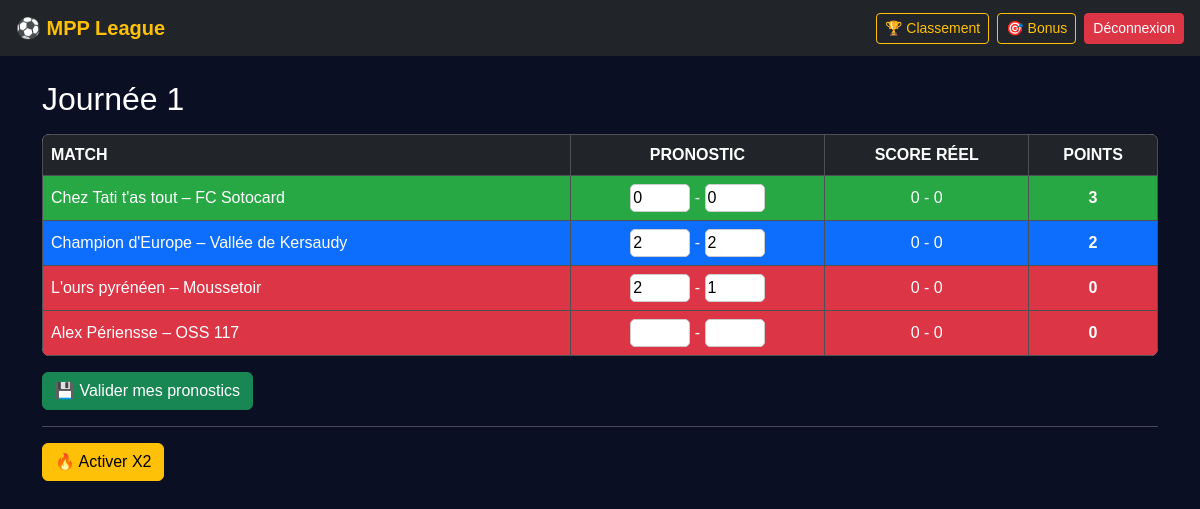
Page /journee/1 (signed in) on the earlier database version.
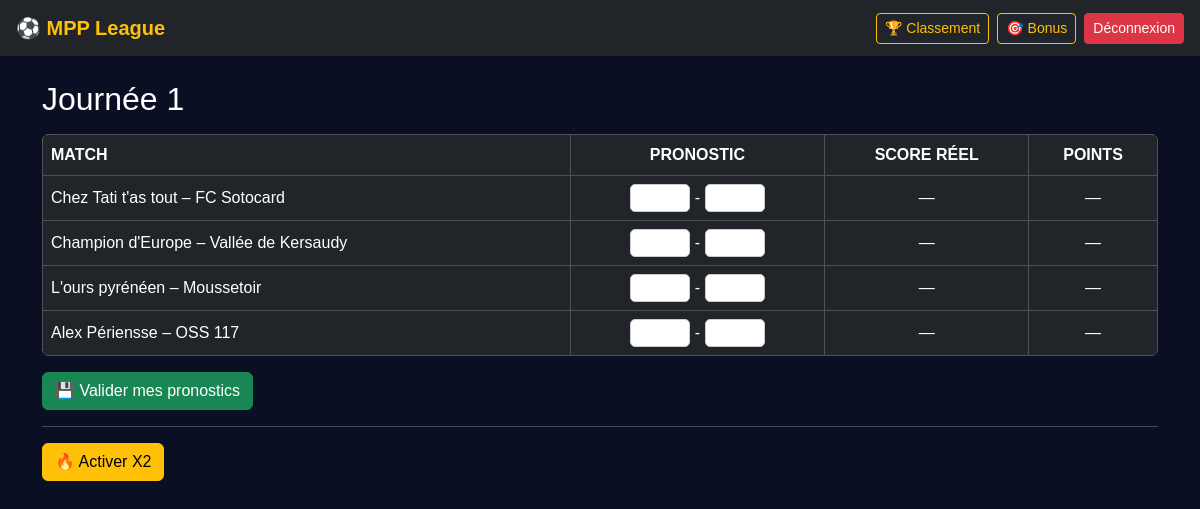
Same page on the later database version.
### tables this page shows
CREATE TABLE pronos (
    user_id INTEGER,
    match_id INTEGER,
    score_dom INTEGER,
    score_ext INTEGER,
    PRIMARY KEY(user_id, match_id)
);

CREATE TABLE matchs (
    id INTEGER PRIMARY KEY AUTOINCREMENT,
    journee_id INTEGER,
    equipe_dom TEXT,
    equipe_ext TEXT
);

CREATE TABLE results (
    match_id INTEGER PRIMARY KEY,
    score_dom INTEGER,
    score_ext INTEGER
);

### app.py (the view, shortened to what this page needs)
@app.route("/journee/<int:jid>", methods=["GET", "POST"])
@login_required
def journee(jid):
    conn = db()
    journee = conn.execute(
        "SELECT * FROM journees WHERE id=?",
        (jid,)
    ).fetchone()
    if not journee:
        return "Journée introuvable", 404
    verrouille = now() >= datetime.fromisoformat(journee["verrou"])
    rows = conn.execute("""
    SELECT
        m.id AS match_id,
        m.equipe_dom,
        m.equipe_ext,
        p.score_dom AS prono_dom,
        p.score_ext AS prono_ext,
        r.score_dom AS real_dom,
        r.score_ext AS real_ext,
        CASE
            WHEN r.score_dom IS NULL THEN NULL

            -- 3 pts : score exact
            WHEN p.score_dom = r.score_dom
            AND p.score_ext = r.score_ext
            THEN 3

            -- 2 pts : bonne différence de buts
            WHEN (p.score_dom - p.score_ext) = (r.score_dom - r.score_ext)
            THEN 2

            -- 1 pt : bonne issue (victoire / nul / défaite)
            WHEN (p.score_dom - p.score_ext) * (r.score_dom - r.score_ext) > 0
                OR (p.score_dom = p.score_ext AND r.score_dom = r.score_ext)
            THEN 1

            ELSE 0
        END AS points
    FROM matchs m
    LEFT JOIN pronos p
        ON p.match_id = m.id AND p.user_id = ?
    LEFT JOIN results r
        ON r.match_id = m.id
    WHERE m.journee_id = ?
    ORDER BY m.id
    """, (session["user_id"], jid)).fetchall()
    x2_current = conn.execute("""
        SELECT 1 FROM x2 WHERE user_id=? AND journee_id=?
    """, (session["user_id"], jid)).fetchone()
    x2_other = conn.execute("""
        SELECT j.id, j.nom
        FROM x2 x
        JOIN journees j ON j.id = x.journee_id
        WHERE x.user_id=? AND x.journee_id != ?
    """, (session["user_id"], jid)).fetchone()
    x2_mult = 2 if x2_current else 1
    return render_template(
        "journee.html",
        journee=journee,
        matchs=rows,
        verrouille=verrouille,
        x2_current=x2_current,
        x2_other=x2_other,
        x2_mult=x2_mult
    )

### app.py (called while the page is built)
def db():
    conn = sqlite3.connect(DB)
    conn.row_factory = sqlite3.Row
    return conn

def now():
    return datetime.now()

def login_required(f):
    @wraps(f)
    def wrap(*args, **kwargs):
        if "user_id" not in session:
            return redirect("/login")
        return f(*args, **kwargs)
    return wrap

### templates/journee.html (shortened to what this page needs)
{% extends "layout.html" %}
{% block content %}
<h2 class="text-white mb-3">{{ journee.nom }}</h2>
<form method="post">
<table class="table table-dark table-bordered align-middle">
<thead>
<tr>
    <th>Match</th>
    <th class="text-center">Pronostic</th>
    <th class="text-center">Score réel</th>
    <th class="text-center">Points</th>
</tr>
</thead>
<tbody>
{% for m in matchs %}
<tr
    {% if m.points is not none %}
        {% if m.points * x2_mult == 3 %}class="points-3"{% endif %}
        {% if m.points * x2_mult == 2 %}class="points-2"{% endif %}
        {% if m.points * x2_mult == 0 %}class="points-0"{% endif %}
    {% endif %}
>
    <td>{{ m.equipe_dom }} – {{ m.equipe_ext }}</td>
    <td class="text-center">
        <input type="number" min="0" name="dom_{{ m.match_id }}"
               value="{{ m.prono_dom if m.prono_dom is not none }}"
               {% if verrouille %}disabled{% endif %} style="width:60px;">
        -
        <input type="number" min="0" name="ext_{{ m.match_id }}"
               value="{{ m.prono_ext if m.prono_ext is not none }}"
               {% if verrouille %}disabled{% endif %} style="width:60px;">
    </td>
    <td class="text-center">
        {% if m.real_dom is not none %}
            {{ m.real_dom }} - {{ m.real_ext }}
        {% else %}
            —
        {% endif %}
    </td>
    <td class="text-center">
        {% if m.points is not none %}
            <span class="fw-bold">{{ m.points * x2_mult }}</span>
        {% else %}
            —
        {% endif %}
    </td>
</tr>
{% endfor %}
</tbody>
</table>
{% if not verrouille %}
<button class="btn btn-success">💾 Valider mes pronostics</button>
{% else %}
<div class="alert alert-secondary">Pronostics verrouillés</div>
{% endif %}
</form>
<hr>
{% if not x2_current and not x2_other and not verrouille %}
<form method="post" action="/x2/on/{{ journee.id }}">
    <button class="btn btn-warning">🔥 Activer X2</button>
</form>
{% elif x2_other %}
<div class="alert alert-secondary">
    Bonus X2 déjà utilisé sur {{ x2_other.nom }}
</div>
{% endif %}
{% endblock %}

Differences in the rows shown:
removed pronos: equipe_dom "Chez Tati t'as tout", equipe_ext "FC Sotocard", score_dom "0", score_ext "0", real_dom "0", real_ext "0", points "3"
removed pronos: equipe_dom "Champion d'Europe", equipe_ext "Vallée de Kersaudy", match_id "2", real_dom "0", real_ext "0", points "2"
removed pronos: equipe_dom "L'ours pyrénéen", equipe_ext "Moussetoir", score_dom "2", score_ext "1", real_dom "0", real_ext "0", points "0"
removed results: equipe_dom "Alex Périensse", equipe_ext "OSS 117", real_dom "0", real_ext "0", points "0"
now on this page (row unchanged): matchs: equipe_dom "Chez Tati t'as tout", equipe_ext "FC Sotocard"
now on this page (row unchanged): matchs: equipe_dom "Champion d'Europe", equipe_ext "Vallée de Kersaudy"
now on this page (row unchanged): matchs: equipe_dom "L'ours pyrénéen", equipe_ext "Moussetoir"
now on this page (row unchanged): matchs: equipe_dom "Alex Périensse", equipe_ext "OSS 117"
